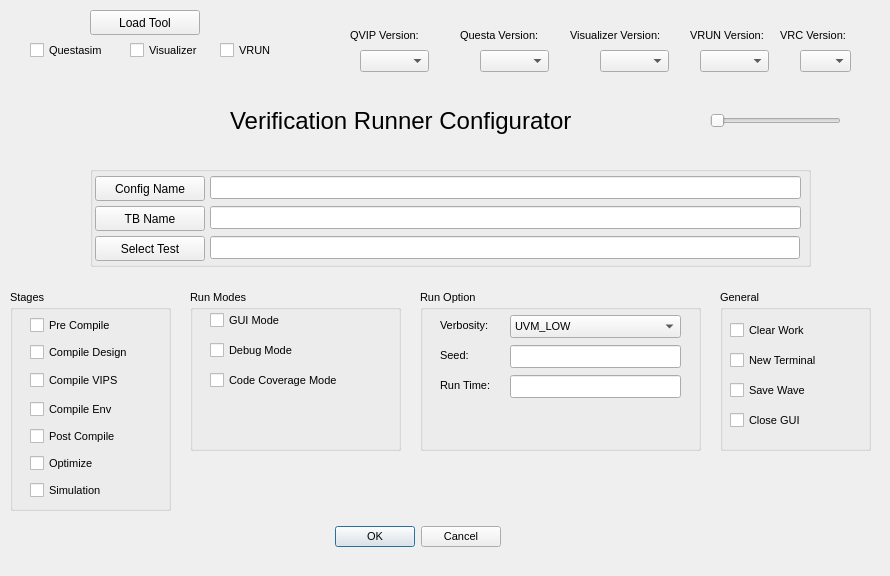
      <widget class="QWidget" name="main_tab">
       <attribute name="title">
        <string>Main</string>
       </attribute>
       <widget class="QGroupBox" name="run_option_gp">
        <property name="geometry">
         <rect>
          <x>420</x>
          <y>290</y>
          <width>281</width>
          <height>161</height>
         </rect>
        </property>
        <property name="font">
         <font>
          <family>Arial</family>
          <pointsize>8</pointsize>
          <weight>50</weight>
          <italic>false</italic>
          <bold>false</bold>
         </font>
        </property>
        <property name="styleSheet">
         <string notr="true"/>
        </property>
        <property name="title">
         <string>Run Option</string>
        </property>
        <widget class="QComboBox" name="verbosity_combo_bt">
         <property name="geometry">
          <rect>
           <x>90</x>
           <y>25</y>
           <width>171</width>
           <height>23</height>
          </rect>
         </property>
         <property name="font">
          <font>
           <family>Arial</family>
           <pointsize>8</pointsize>
           <weight>50</weight>
           <italic>false</italic>
           <bold>false</bold>
          </font>
         </property>
         <item>
          <property name="text">
           <string>UVM_LOW</string>
          </property>
         </item>
         <item>
          <property name="text">
           <string>UVM_DEBUG</string>
          </property>
         </item>
         <item>
          <property name="text">
           <string>UVM_FULL</string>
          </property>
         </item>
         <item>
          <property name="text">
           <string>UVM_HIGH</string>
          </property>
         </item>
         <item>
          <property name="text">
           <string>UVM_MEDIUM</string>
          </property>
         </item>
         <item>
          <property name="text">
           <string>UVM_NONE</string>
          </property>
         </item>
        </widget>
        <widget class="QLineEdit" name="seed_line">
         <property name="geometry">
          <rect>
           <x>90</x>
           <y>55</y>
           <width>171</width>
           <height>23</height>
          </rect>
         </property>
         <property name="font">
          <font>
           <family>Arial</family>
           <pointsize>8</pointsize>
           <weight>50</weight>
           <italic>false</italic>
           <bold>false</bold>
          </font>
         </property>
        </widget>
        <widget class="QLineEdit" name="run_time_line">
         <property name="geometry">
          <rect>
           <x>90</x>
           <y>85</y>
           <width>171</width>
           <height>23</height>
          </rect>
         </property>
         <property name="font">
          <font>
           <family>Arial</family>
           <pointsize>8</pointsize>
           <weight>50</weight>
           <italic>false</italic>
           <bold>false</bold>
          </font>
         </property>
        </widget>
        <widget class="QLabel" name="label_6">
         <property name="geometry">
          <rect>
           <x>20</x>
           <y>80</y>
           <width>61</width>
           <height>31</height>
          </rect>
         </property>
         <property name="font">
          <font>
           <family>Arial</family>
           <pointsize>8</pointsize>
           <weight>50</weight>
           <italic>false</italic>
           <bold>false</bold>
          </font>
         </property>
         <property name="text">
          <string>Run Time:</string>
         </property>
        </widget>
        <widget class="QLabel" name="label_3">
         <property name="geometry">
          <rect>
           <x>20</x>
           <y>20</y>
           <width>71</width>
           <height>31</height>
          </rect>
         </property>
         <property name="font">
          <font>
           <family>Arial</family>
           <pointsize>8</pointsize>
           <weight>50</weight>
           <italic>false</italic>
           <bold>false</bold>
          </font>
         </property>
         <property name="text">
          <string>Verbosity:</string>
         </property>
        </widget>
        <widget class="QLabel" name="label_5">
         <property name="geometry">
          <rect>
           <x>20</x>
           <y>50</y>
           <width>61</width>
           <height>31</height>
          </rect>
         </property>
         <property name="font">
          <font>
           <family>Arial</family>
           <pointsize>8</pointsize>
           <weight>50</weight>
           <italic>false</italic>
           <bold>false</bold>
          </font>
         </property>
         <property name="text">
          <string>Seed:</string>
         </property>
        </widget>
       </widget>
       <widget class="QGroupBox" name="stages">
        <property name="geometry">
         <rect>
          <x>10</x>
          <y>290</y>
          <width>161</width>
          <height>221</height>
         </rect>
        </property>
        <property name="font">
         <font>
          <family>Arial</family>
          <pointsize>8</pointsize>
          <weight>50</weight>
          <italic>false</italic>
          <bold>false</bold>
         </font>
        </property>
        <property name="whatsThis">
         <string>&lt;html&gt;&lt;head/&gt;&lt;body&gt;&lt;p&gt;xdfxx&lt;/p&gt;&lt;/body&gt;&lt;/html&gt;</string>
        </property>
        <property name="styleSheet">
         <string notr="true"/>
        </property>
        <property name="title">
         <string>Stages</string>
        </property>
        <property name="flat">
         <bool>false</bool>
        </property>
        <property name="checkable">
         <bool>false</bool>
        </property>
        <widget class="QCheckBox" name="post_compile_bt">
         <property name="geometry">
          <rect>
           <x>20</x>
           <y>136</y>
           <width>120</width>
           <height>21</height>
          </rect>
         </property>
         <property name="font">
          <font>
           <family>Arial</family>
           <pointsize>8</pointsize>
           <weight>50</weight>
           <italic>false</italic>
           <bold>false</bold>
          </font>
         </property>
         <property name="text">
          <string>Post Compile</string>
         </property>
        </widget>
        <widget class="QCheckBox" name="simulate_bt">
         <property name="geometry">
          <rect>
           <x>20</x>
           <y>190</y>
           <width>120</width>
           <height>21</height>
          </rect>
         </property>
         <property name="font">
          <font>
           <family>Arial</family>
           <pointsize>8</pointsize>
           <weight>50</weight>
           <italic>false</italic>
           <bold>false</bold>
          </font>
         </property>
         <property name="text">
          <string>Simulation</string>
         </property>
        </widget>
        <widget class="QCheckBox" name="opt_bt">
         <property name="geometry">
          <rect>
           <x>20</x>
           <y>163</y>
           <width>120</width>
           <height>21</height>
          </rect>
         </property>
         <property name="font">
          <font>
           <family>Arial</family>
           <pointsize>8</pointsize>
           <weight>50</weight>
           <italic>false</italic>
           <bold>false</bold>
          </font>
         </property>
         <property name="text">
          <string>Optimize</string>
         </property>
        </widget>
        <widget class="QCheckBox" name="pre_comp_bt">
         <property name="geometry">
          <rect>
           <x>20</x>
           <y>25</y>
           <width>120</width>
           <height>21</height>
          </rect>
         </property>
         <property name="font">
          <font>
           <family>Arial</family>
           <pointsize>8</pointsize>
           <weight>50</weight>
           <italic>false</italic>
           <bold>false</bold>
          </font>
         </property>
         <property name="styleSheet">
          <string notr="true"/>
         </property>
         <property name="text">
          <string>Pre Compile</string>
         </property>
        </widget>
        <widget class="QCheckBox" name="compile_env_bt">
         <property name="geometry">
          <rect>
           <x>20</x>
           <y>109</y>
           <width>120</width>
           <height>21</height>
          </rect>
         </property>
         <property name="font">
          <font>
           <family>Arial</family>
           <pointsize>8</pointsize>
           <weight>50</weight>
           <italic>false</italic>
           <bold>false</bold>
          </font>
         </property>
         <property name="text">
          <string>Compile Env</string>
         </property>
        </widget>
        <widget class="QCheckBox" name="comp_design_bt">
         <property name="geometry">
          <rect>
           <x>20</x>
           <y>52</y>
           <width>120</width>
           <height>21</height>
          </rect>
         </property>
         <property name="font">
          <font>
           <family>Arial</family>
           <pointsize>8</pointsize>
           <weight>50</weight>
           <italic>false</italic>
           <bold>false</bold>
          </font>
         </property>
         <property name="text">
          <string>Compile Design</string>
         </property>
        </widget>
        <widget class="QCheckBox" name="comp_vips_bt">
         <property name="geometry">
          <rect>
           <x>20</x>
           <y>80</y>
           <width>120</width>
           <height>21</height>
          </rect>
         </property>
         <property name="font">
          <font>
           <family>Arial</family>
           <pointsize>8</pointsize>
           <weight>50</weight>
           <italic>false</italic>
           <bold>false</bold>
          </font>
         </property>
         <property name="text">
          <string>Compile VIPS</string>
         </property>
        </widget>
       </widget>
       <widget class="QGroupBox" name="run_modes_gp">
        <property name="geometry">
         <rect>
          <x>190</x>
          <y>290</y>
          <width>211</width>
          <height>161</height>
         </rect>
        </property>
        <property name="font">
         <font>
          <family>Arial</family>
          <pointsize>8</pointsize>
          <weight>50</weight>
          <italic>false</italic>
          <bold>false</bold>
         </font>
        </property>
        <property name="styleSheet">
         <string notr="true"/>
        </property>
        <property name="title">
         <string>Run Modes</string>
        </property>
        <property name="flat">
         <bool>false</bool>
        </property>
        <property name="checkable">
         <bool>false</bool>
        </property>
        <widget class="QCheckBox" name="code_cov_bt">
         <property name="geometry">
          <rect>
           <x>20</x>
           <y>80</y>
           <width>181</width>
           <height>21</height>
          </rect>
         </property>
         <property name="font">
          <font>
           <family>Arial</family>
           <pointsize>8</pointsize>
           <weight>50</weight>
           <italic>false</italic>
           <bold>false</bold>
          </font>
         </property>
         <property name="text">
          <string>Code Coverage Mode</string>
         </property>
        </widget>
        <widget class="QCheckBox" name="debug_mode_bt">
         <property name="geometry">
          <rect>
           <x>20</x>
           <y>50</y>
           <width>121</width>
           <height>21</height>
          </rect>
         </property>
         <property name="font">
          <font>
           <family>Arial</family>
           <pointsize>8</pointsize>
           <weight>50</weight>
           <italic>false</italic>
           <bold>false</bold>
          </font>
         </property>
         <property name="text">
          <string>Debug Mode</string>
         </property>
        </widget>
        <widget class="QCheckBox" name="gui_bt">
         <property name="geometry">
          <rect>
           <x>20</x>
           <y>20</y>
           <width>171</width>
           <height>21</height>
          </rect>
         </property>
         <property name="font">
          <font>
           <family>Arial</family>
           <pointsize>8</pointsize>
           <weight>50</weight>
           <italic>false</italic>
           <bold>false</bold>
          </font>
         </property>
         <property name="styleSheet">
          <string notr="true"/>
         </property>
         <property name="text">
          <string>GUI Mode</string>
         </property>
        </widget>
       </widget>
       <widget class="QGroupBox" name="load_config_gp">
        <property name="geometry">
         <rect>
          <x>90</x>
          <y>166</y>
          <width>721</width>
          <height>101</height>
         </rect>
        </property>
        <property name="styleSheet">
         <string notr="true"/>
        </property>
        <property name="title">
         <string/>
        </property>
        <widget class="QPushButton" name="config_name_push_bt">
         <property name="geometry">
          <rect>
           <x>5</x>
           <y>10</y>
           <width>110</width>
           <height>25</height>
          </rect>
         </property>
         <property name="text">
          <string>Config Name</string>
         </property>
        </widget>
        <widget class="QLineEdit" name="config_name_line">
         <property name="geometry">
          <rect>
           <x>120</x>
           <y>10</y>
           <width>591</width>
           <height>23</height>
          </rect>
         </property>
         <property name="font">
          <font>
           <family>Arial</family>
           <pointsize>8</pointsize>
           <weight>50</weight>
           <italic>false</italic>
           <bold>false</bold>
          </font>
         </property>
        </widget>
        <widget class="QPushButton" name="tb_bt">
         <property name="geometry">
          <rect>
           <x>5</x>
           <y>40</y>
           <width>110</width>
           <height>25</height>
          </rect>
         </property>
         <property name="text">
          <string>TB Name</string>
         </property>
        </widget>
        <widget class="QLineEdit" name="tb_line">
         <property name="geometry">
          <rect>
           <x>120</x>
           <y>40</y>
           <width>591</width>
           <height>23</height>
          </rect>
         </property>
         <property name="font">
          <font>
           <family>Arial</family>
           <pointsize>8</pointsize>
           <weight>50</weight>
           <italic>false</italic>
           <bold>false</bold>
          </font>
         </property>
        </widget>
        <widget class="QLineEdit" name="test_line">
         <property name="geometry">
          <rect>
           <x>120</x>
           <y>70</y>
           <width>590</width>
           <height>23</height>
          </rect>
         </property>
         <property name="font">
          <font>
           <family>Arial</family>
           <pointsize>8</pointsize>
           <weight>50</weight>
           <italic>false</italic>
           <bold>false</bold>
          </font>
         </property>
        </widget>
        <widget class="QPushButton" name="test_bt">
         <property name="geometry">
          <rect>
           <x>5</x>
           <y>70</y>
           <width>110</width>
           <height>25</height>
          </rect>
         </property>
         <property name="text">
          <string>Select Test</string>
         </property>
        </widget>
       </widget>
       <widget class="QGroupBox" name="general_gp">
        <property name="geometry">
         <rect>
          <x>720</x>
          <y>290</y>
          <width>151</width>
          <height>161</height>
         </rect>
        </property>
        <property name="font">
         <font>
          <family>Arial</family>
          <pointsize>8</pointsize>
          <weight>50</weight>
          <italic>false</italic>
          <bold>false</bold>
         </font>
        </property>
        <property name="styleSheet">
         <string notr="true"/>
        </property>
        <property name="title">
         <string>General</string>
        </property>
        <property name="flat">
         <bool>false</bool>
        </property>
        <property name="checkable">
         <bool>false</bool>
        </property>
        <widget class="QCheckBox" name="clear_work_bt">
         <property name="geometry">
          <rect>
           <x>10</x>
           <y>30</y>
           <width>120</width>
           <height>21</height>
          </rect>
         </property>
         <property name="font">
          <font>
           <family>Arial</family>
           <pointsize>8</pointsize>
           <weight>50</weight>
           <italic>false</italic>
           <bold>false</bold>
          </font>
         </property>
         <property name="text">
          <string>Clear Work</string>
         </property>
        </widget>
        <widget class="QCheckBox" name="new_trans_bt">
         <property name="geometry">
          <rect>
           <x>10</x>
           <y>60</y>
           <width>120</width>
           <height>21</height>
          </rect>
         </property>
         <property name="font">
          <font>
           <family>Arial</family>
           <pointsize>8</pointsize>
           <weight>50</weight>
           <italic>false</italic>
           <bold>false</bold>
          </font>
         </property>
         <property name="text">
          <string>New Terminal</string>
         </property>
        </widget>
        <widget class="QCheckBox" name="save_wave_bt">
         <property name="geometry">
          <rect>
           <x>10</x>
           <y>90</y>
           <width>120</width>
           <height>21</height>
          </rect>
         </property>
         <property name="font">
          <font>
           <family>Arial</family>
           <pointsize>8</pointsize>
           <weight>50</weight>
           <italic>false</italic>
           <bold>false</bold>
          </font>
         </property>
         <property name="text">
          <string>Save Wave</string>
         </property>
        </widget>
        <widget class="QCheckBox" name="close_gui_bt">
         <property name="geometry">
          <rect>
           <x>10</x>
           <y>120</y>
           <width>120</width>
           <height>21</height>
          </rect>
         </property>
         <property name="font">
          <font>
           <family>Arial</family>
           <pointsize>8</pointsize>
           <weight>50</weight>
           <italic>false</italic>
           <bold>false</bold>
          </font>
         </property>
         <property name="text">
          <string>Close GUI</string>
         </property>
        </widget>
       </widget>
       <widget class="QSlider" name="Dark">
        <property name="geometry">
         <rect>
          <x>710</x>
          <y>110</y>
          <width>131</width>
          <height>22</height>
         </rect>
        </property>
        <property name="orientation">
         <enum>Qt::Horizontal</enum>
        </property>
       </widget>
       <widget class="QDialogButtonBox" name="ok_cancel_buttun">
        <property name="geometry">
         <rect>
          <x>150</x>
          <y>506</y>
          <width>351</width>
          <height>61</height>
         </rect>
        </property>
        <property name="font">
         <font>
          <family>Arial</family>
          <pointsize>8</pointsize>
          <weight>50</weight>
          <italic>false</italic>
          <bold>false</bold>
         </font>
        </property>
        <property name="styleSheet">
         <string notr="true"/>
        </property>
        <property name="standardButtons">
         <set>QDialogButtonBox::Cancel|QDialogButtonBox::Ok</set>
        </property>
       </widget>
       <widget class="QPushButton" name="load_tool_bt">
        <property name="enabled">
         <bool>true</bool>
        </property>
        <property name="geometry">
         <rect>
          <x>90</x>
          <y>10</y>
          <width>110</width>
          <height>25</height>
         </rect>
        </property>
        <property name="whatsThis">
         <string comment="koko" extracomment="koko"/>
        </property>
        <property name="accessibleName">
         <string comment="kiki" extracomment="kuku"/>
        </property>
        <property name="accessibleDescription">
         <string comment="jiji"/>
        </property>
        <property name="text">
         <string>Load Tool</string>
        </property>
       </widget>
       <widget class="QCheckBox" name="visualizer_bt">
        <property name="geometry">
         <rect>
          <x>130</x>
          <y>40</y>
          <width>91</width>
          <height>21</height>
         </rect>
        </property>
        <property name="font">
         <font>
          <family>Arial</family>
          <pointsize>8</pointsize>
          <weight>50</weight>
          <italic>false</italic>
          <bold>false</bold>
         </font>
        </property>
        <property name="text">
         <string>Visualizer</string>
        </property>
       </widget>
       <widget class="QCheckBox" name="vrun_bt">
        <property name="geometry">
         <rect>
          <x>220</x>
          <y>40</y>
          <width>71</width>
          <height>21</height>
         </rect>
        </property>
        <property name="font">
         <font>
          <family>Arial</family>
          <pointsize>8</pointsize>
          <weight>50</weight>
          <italic>false</italic>
          <bold>false</bold>
         </font>
        </property>
        <property name="text">
         <string>VRUN</string>
        </property>
       </widget>
       <widget class="QCheckBox" name="questasim_bt">
        <property name="geometry">
         <rect>
          <x>30</x>
          <y>40</y>
          <width>91</width>
          <height>21</height>
         </rect>
        </property>
        <property name="font">
         <font>
          <family>Arial</family>
          <pointsize>8</pointsize>
          <weight>50</weight>
          <italic>false</italic>
          <bold>false</bold>
         </font>
        </property>
        <property name="text">
         <string>Questasim</string>
        </property>
       </widget>
       <widget class="QComboBox" name="vrc_ver_combo_bt">
        <property name="geometry">
         <rect>
          <x>800</x>
          <y>50</y>
          <width>51</width>
          <height>22</height>
         </rect>
        </property>
        <property name="font">
         <font>
          <family>Arial</family>
          <pointsize>8</pointsize>
          <weight>50</weight>
          <italic>false</italic>
          <bold>false</bold>
         </font>
        </property>
       </widget>
       <widget class="QComboBox" name="qvip_ver_combo_bt">
        <property name="geometry">
         <rect>
          <x>360</x>
          <y>50</y>
          <width>69</width>
          <height>22</height>
         </rect>
        </property>
        <property name="font">
         <font>
          <family>Arial</family>
          <pointsize>8</pointsize>
          <weight>50</weight>
          <italic>false</italic>
          <bold>false</bold>
         </font>
        </property>
        <property name="styleSheet">
         <string notr="true"/>
        </property>
       </widget>
       <widget class="QComboBox" name="visualizer_ver_combo_bt">
        <property name="geometry">
         <rect>
          <x>600</x>
          <y>50</y>
          <width>69</width>
          <height>22</height>
         </rect>
        </property>
        <property name="font">
         <font>
          <family>Arial</family>
          <pointsize>8</pointsize>
          <weight>50</weight>
          <italic>false</italic>
          <bold>false</bold>
         </font>
        </property>
       </widget>
       <widget class="QLabel" name="label_17">
        <property name="geometry">
         <rect>
          <x>690</x>
          <y>20</y>
          <width>91</width>
          <height>31</height>
         </rect>
        </property>
        <property name="font">
         <font>
          <family>Arial</family>
          <pointsize>8</pointsize>
          <weight>50</weight>
          <italic>false</italic>
          <bold>false</bold>
         </font>
        </property>
        <property name="text">
         <string>VRUN Version:</string>
        </property>
       </widget>
       <widget class="QLabel" name="label_14">
        <property name="geometry">
         <rect>
          <x>460</x>
          <y>20</y>
          <width>101</width>
          <height>31</height>
         </rect>
        </property>
        <property name="font">
         <font>
          <family>Arial</family>
          <pointsize>8</pointsize>
          <weight>50</weight>
          <italic>false</italic>
          <bold>false</bold>
         </font>
        </property>
        <property name="text">
         <string>Questa Version:</string>
        </property>
       </widget>
       <widget class="QLabel" name="label_15">
        <property name="geometry">
         <rect>
          <x>570</x>
          <y>20</y>
          <width>101</width>
          <height>31</height>
         </rect>
        </property>
        <property name="font">
         <font>
          <family>Arial</family>
          <pointsize>8</pointsize>
          <weight>50</weight>
          <italic>false</italic>
          <bold>false</bold>
         </font>
        </property>
        <property name="text">
         <string>Visualizer Version:</string>
        </property>
       </widget>
       <widget class="QLabel" name="label_16">
        <property name="geometry">
         <rect>
          <x>780</x>
          <y>20</y>
          <width>101</width>
          <height>31</height>
         </rect>
        </property>
        <property name="font">
         <font>
          <family>Arial</family>
          <pointsize>8</pointsize>
          <weight>50</weight>
          <italic>false</italic>
          <bold>false</bold>
         </font>
        </property>
        <property name="text">
         <string>VRC Version:</string>
        </property>
       </widget>
       <widget class="QLabel" name="label_13">
        <property name="geometry">
         <rect>
          <x>350</x>
          <y>20</y>
          <width>101</width>
          <height>31</height>
         </rect>
        </property>
        <property name="font">
         <font>
          <family>Arial</family>
          <pointsize>8</pointsize>
          <weight>50</weight>
          <italic>false</italic>
          <bold>false</bold>
         </font>
        </property>
        <property name="text">
         <string>QVIP Version:</string>
        </property>
       </widget>
       <widget class="QComboBox" name="questa_ver_combo_bt">
        <property name="geometry">
         <rect>
          <x>480</x>
          <y>50</y>
          <width>69</width>
          <height>22</height>
         </rect>
        </property>
        <property name="font">
         <font>
          <family>Arial</family>
          <pointsize>8</pointsize>
          <weight>50</weight>
          <italic>false</italic>
          <bold>false</bold>
         </font>
        </property>
       </widget>
       <widget class="QComboBox" name="vrun_ver_combo_bt">
        <property name="geometry">
         <rect>
          <x>700</x>
          <y>50</y>
          <width>69</width>
          <height>22</height>
         </rect>
        </property>
        <property name="font">
         <font>
          <family>Arial</family>
          <pointsize>8</pointsize>
          <weight>50</weight>
          <italic>false</italic>
          <bold>false</bold>
         </font>
        </property>
       </widget>
       <widget class="QLabel" name="label">
        <property name="geometry">
         <rect>
          <x>230</x>
          <y>105</y>
          <width>441</width>
          <height>31</height>
         </rect>
        </property>
        <property name="font">
         <font>
          <family>Arial</family>
          <pointsize>18</pointsize>
          <weight>50</weight>
          <italic>false</italic>
          <bold>false</bold>
         </font>
        </property>
        <property name="styleSheet">
         <string notr="true"/>
        </property>
        <property name="text">
         <string>Verification Runner Configurator</string>
        </property>
       </widget>
      </widget>
